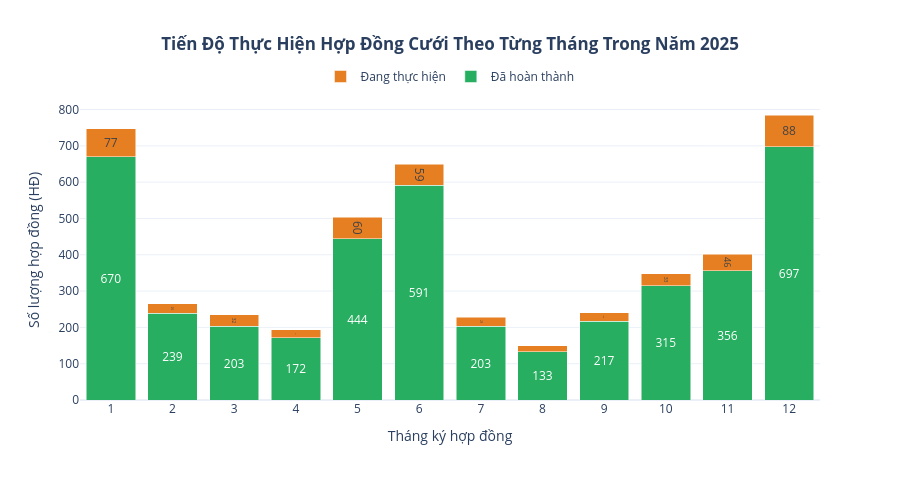

Here is the notebook cell this chart was saved with:
### Markdown cell above
---
## 🔄 Tầng 4: Quản Trị Tiến Độ Hợp Đồng & Dòng Chảy Giá Trị (Fulfillment & Flow)

Đảm bảo tiến độ hoàn thành cam kết với khách hàng và trực quan hóa trọn vẹn dòng chảy từ Kênh thu hút ➔ Gói dịch vụ ➔ Trạng thái xử lý.

### Code cell
# Biểu đồ 4.1: Tiến Độ Hợp Đồng Cưới Theo Tháng Ký Kết (Stacked Bar)
monthly_status = pd.crosstab(df["Tháng"], df["Trang_Thai"])

fig4_1 = go.Figure()

for status in ["Đã hoàn thành", "Đang thực hiện"]:
    fig4_1.add_trace(go.Bar(
        x=monthly_status.index,
        y=monthly_status[status],
        name=status,
        marker_color=WEDDING_PALETTE[status],
        text=[f"{v:,}" if v > 0 else "" for v in monthly_status[status]],
        textposition="inside",
        insidetextanchor="middle",
        hovertemplate="Tháng: <b>%{x}</b><br>Trạng thái: <b>" + status + "</b><br>Số lượng: <b>%{y:,} HĐ</b><extra></extra>"
    ))

fig4_1.update_layout(
    barmode="stack",
    title="<b>Tiến Độ Thực Hiện Hợp Đồng Cưới Theo Từng Tháng Trong Năm 2025</b>",
    title_x=0.5,
    xaxis=dict(title="Tháng ký hợp đồng", tickmode="linear", tick0=1, dtick=1),
    yaxis=dict(title="Số lượng hợp đồng (HĐ)"),
    template=PLOTLY_TEMPLATE,
    height=480,
    legend=dict(orientation="h", yanchor="bottom", y=1.03, xanchor="center", x=0.5)
)
fig4_1.show()

### Figure 1 — Plotly figure (JSON) as saved in the notebook; plotly's stock layout.template omitted (floating-point values rounded to 4 significant figures)
{"data": [{"hovertemplate": "Tháng: <b>%{x}</b><br>Trạng thái: <b>Đã hoàn thành</b><br>Số lượng: <b>%{y:,} HĐ</b><extra></extra>", "insidetextanchor": "middle", "marker": {"color": "#27AE60"}, "name": "Đã hoàn thành", "text": ["670", "239", "203", "172", "444", "591", "203", "133", "217", "315", "356", "697"], "textposition": "inside", "type": "bar", "x": [1, 2, 3, 4, 5, 6, 7, 8, 9, 10, 11, 12], "y": [670, 239, 203, 172, 444, 591, 203, 133, 217, 315, 356, 697]}, {"hovertemplate": "Tháng: <b>%{x}</b><br>Trạng thái: <b>Đang thực hiện</b><br>Số lượng: <b>%{y:,} HĐ</b><extra></extra>", "insidetextanchor": "middle", "marker": {"color": "#E67E22"}, "name": "Đang thực hiện", "text": ["77", "26", "32", "21", "60", "59", "25", "17", "24", "33", "46", "88"], "textposition": "inside", "type": "bar", "x": [1, 2, 3, 4, 5, 6, 7, 8, 9, 10, 11, 12], "y": [77, 26, 32, 21, 60, 59, 25, 17, 24, 33, 46, 88]}], "layout": {"barmode": "stack", "height": 480, "legend": {"orientation": "h", "x": 0.5, "xanchor": "center", "y": 1.03, "yanchor": "bottom"}, "title": {"text": "<b>Tiến Độ Thực Hiện Hợp Đồng Cưới Theo Từng Tháng Trong Năm 2025</b>", "x": 0.5}, "xaxis": {"dtick": 1, "tick0": 1, "tickmode": "linear", "title": {"text": "Tháng ký hợp đồng"}}, "yaxis": {"title": {"text": "Số lượng hợp đồng (HĐ)"}}}}
